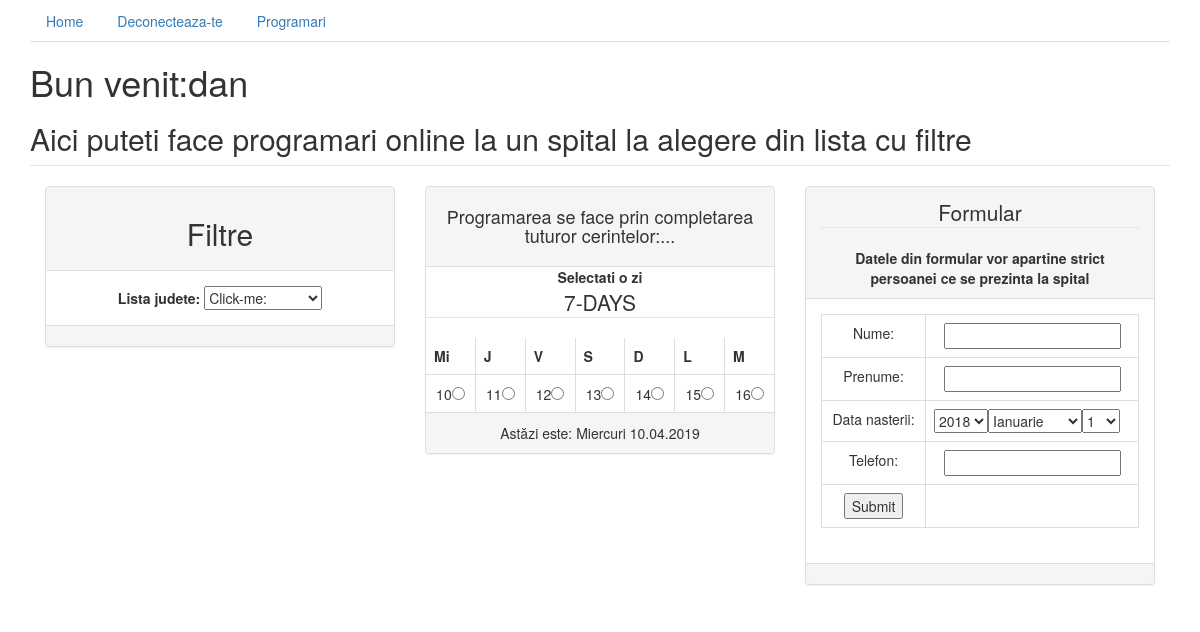
The page /welcome.php (signed in) on the database its author committed.
### tables this page shows
CREATE TABLE IF NOT EXISTS `zile_sapt` (
  `id` int(11) NOT NULL AUTO_INCREMENT,
  `ziua` varchar(100) NOT NULL,
  PRIMARY KEY (`id`)
);

### welcome.php (the view, shortened to what this page needs)
<?php
function saptamana($z){
$link = mysqli_connect(DB_SERVER, DB_USERNAME, DB_PASSWORD, DB_NAME);
  $sql = "SELECT id, ziua FROM `zile_sapt` WHERE `id` > '$z'";
                   $result = $link->query($sql);
                   if ($result->num_rows > 0){
                   while ($row = $result->fetch_assoc()) {
                   $sp = '<th>'.$row["ziua"].'</th>';
                   echo $sp;
                   }
                   }
   $sql = "SELECT id, ziua FROM `zile_sapt` WHERE `id` <= '$z'";
                   $result = $link->query($sql);
                   if ($result->num_rows > 0){
                   while ($row = $result->fetch_assoc()) {
                   $sp = '<th>'.$row["ziua"].'</th>';
                   echo $sp;
                   }
                   }
}
require_once "config.php";
?>
<!DOCTYPE html>
<html>
<head>
  <link rel="stylesheet" href="https://maxcdn.bootstrapcdn.com/bootstrap/3.3.7/css/bootstrap.min.css">
</head>
<body>
<form action="<?php echo htmlspecialchars($_SERVER["PHP_SELF"]); ?>" method="get">
  <div class="col-sm">
    <div class="container">
                <ul class="nav nav-tabs">
                    <li><a  href="index.php">Home</a></li>
                    <li><a  href="logout.php" >Deconecteaza-te</a></li>
                    <li><a  href="me.php">Programari</a></li>
                </ul>
      <div class="tab-content">
             <legend>
	              <h1>Bun venit:<?php print($_SESSION["username"]); ?></h1>
                <h2>Aici puteti face programari online la un spital la alegere din lista cu filtre</h2>
             </legend>
        <div class="col-sm-4 col-xs-12">
          <div class="panel panel-default text-center">
            <div class="panel-heading">
                <h2>Filtre</h2>
            </div>
            <div class="panel-body">
  <div>
    <form action="">
      <b>Lista judete:</b>
      <select name="judete" onchange="showCustomer(this.value)">
        <option value="">Click-me:</option>
        <?php
    $sql = "SELECT id, nume_jud FROM judete";
                   $result = $link->query($sql);
         ?>
      </select>
    </form>
<br>
</div>
        </div>
        <div class="panel-footer">
        </div>
      </div>
    </div>
<div class="col-sm-4 col-xs-12">
      <div class="panel panel-default text-center">
        <div class="panel-heading">
          <h4>Programarea se face prin completarea tuturor cerintelor:...</h4>
        </div>
         <b>Selectati o zi</b>
          <legend>7-DAYS</legend>
       <table class=" table-bordered table" >
    <thead>
      <tr>
  <?php
require_once "config.php";
if (date("l")=="Monday") {
  $x = "Luni";
   saptamana(0);
}
else if (date("l")=="Tuesday") {
  $x="Marti";
   saptamana(1);
}
else if (date("l")=="Wednesday") {
  $x="Miercuri";
   saptamana(2);
}
$zi_curenta=(date(d)*10)/10;
  $zi = $zi_curenta;
echo "
 </tr>
    </thead>
 <tbody>
      <tr>";
    $d=date(m);
    $sql = "SELECT id, nr_zile FROM lunile_anului WHERE id = '$d' ";
                   $result = $link->query($sql);
                   if ($result->num_rows > 0){
                   while ($row = $result->fetch_assoc()) {
                    $nr_zile = $row["nr_zile"];
                   }
                   }
  $nr = 1;
if ($zi+7 <= $nr_zile and $nr <= 7) {
  while ( $nr <= 7) {
    echo "<td>".$zi."<input type="."radio"." name="."zi_sel"." value=".$zi."></td>";
    $nr = $nr + 1;
    $zi = $zi + 1;
  }
}
else {
  while ( $zi <= $nr_zile and $nr <= 7) {
    echo "<td>".$zi."<input type="."radio"." name="."zi_sel"." value=".$zi."></td>";
    $nr = $nr + 1;
    $zi = $zi + 1;
  }
}
 ?>
      </tr>
    </tbody>
  </table>
    <div class="panel-footer">
<?php
echo "Astăzi este: ".$x.' '. date("d.m.Y") . "<br>";
?>
        </div>
        </div>
    </div>
    <div class="col-sm-4 col-xs-12">
            <div class="panel panel-default text-center">
                    <div class="panel-heading">
                       <legend>Formular</legend>
                       <b>Datele din formular vor apartine strict persoanei ce se prezinta la spital</b>
                    </div>
                   <div class="panel-body">
  <table class=" table-bordered table">
      <tbody>
         <tr>
           <td>Nume:</td>
           <td><input type="text" name="nume"></td>
         </tr>
         <tr>
           <td>Prenume:</td>
           <td><input type="text" name="prenume"></td>
         </tr>
         <tr>
           <td>Data nasterii:</td>
           <td>
             <table>
          <td>
             <select name="data_an">
              <?php
                $m_an=date("Y") - 1;
                while ($m_an >= 1900) {
                  $sell = '<option value ="'.$m_an.'">'.$m_an.'</option>';
                  echo $sell;
                  $m_an = $m_an - 1;
                }
               ?>
             </select>
          </td>
          <td>
            <select name="data_luna" onchange="zile_luna(this.value)">
                <?php
                    require_once "config.php";
                   $sql = "SELECT id, nr_zile, luna FROM `lunile_anului`";
                   $result = $link->query($sql);
                   if ($result->num_rows > 0){
                   while ($row = $result->fetch_assoc()) {
                  $m_luna = '<option value="'.$row['luna'].'">'.$row['luna'].'</option>';
                    echo $m_luna;
                   }
                   }
               ?>
             </select>
          </td>
          <td>
             <div id="nastere">
              <select name="data_zi">
                 <?php
                  $xd = 1;
                  while ($xd <= 31) {
                    $m_lu = '<option value="'.$xd.'">'.$xd.'</option>';
                    echo $m_lu;
                    $xd = $xd + 1;
                  }
                 ?>
               </select>
             </div>
          </td>
             </table>
           </td>
         </tr>
         <tr>
           <td>Telefon:</td>
           <td><input type="text" name="nr_tel"></td>
         </tr>
         <tr>
           <td>
              <input type="submit" value="Submit">
           </td>
         </tr>
     </tbody>
  </table>
                  </div>
        <div class="panel-footer">
        </div>
      </div>
    </div>
      </div>
    </div>
  </div>
</form>
</body>
</html>

### rows shown on the page
zile_sapt: ziua "Mi"
zile_sapt: ziua "J"
zile_sapt: ziua "V"
zile_sapt: ziua "S"
zile_sapt: ziua "D"
zile_sapt: ziua "L"
zile_sapt: ziua "M"

### other values the page prints
$_SESSION["username"] "dan"
$x "Miercuri"
form field data_an "2018"
form field data_luna "Ianuarie"
form field data_zi "1"
